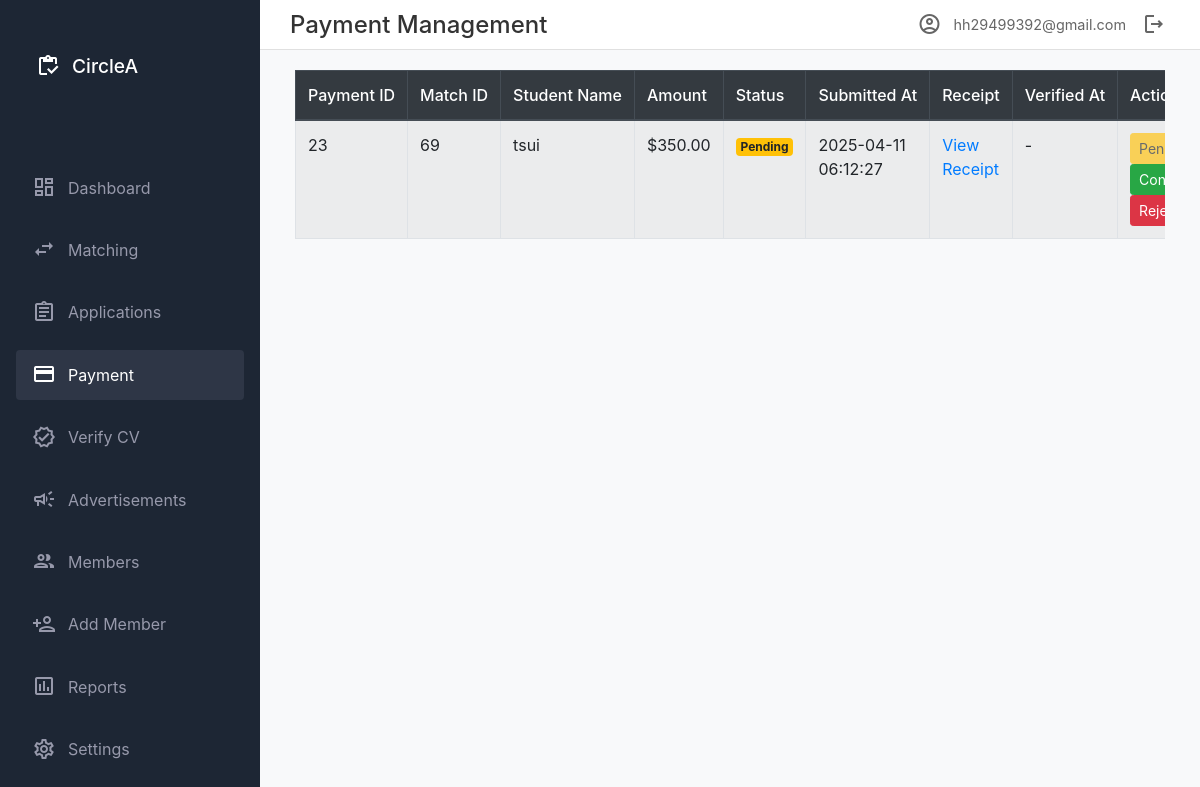
The app's page /admin_dashboard/payment.php (signed in) with its own data.
### tables this page shows
CREATE TABLE `payment` (
  `payment_id` int(10) NOT NULL,
  `match_id` int(10) NOT NULL,
  `student_id` int(10) NOT NULL,
  `amount` int(10) NOT NULL,
  `status` enum('not_submitted','pending','confirmed','rejected') NOT NULL DEFAULT 'not_submitted',
  `receipt_path` longtext DEFAULT NULL,
  `submitted_at` timestamp NULL DEFAULT NULL,
  `verified_at` timestamp NULL DEFAULT NULL
);

CREATE TABLE `member` (
  `member_id` int(10) NOT NULL,
  `isAdmin` varchar(1) NOT NULL,
  `status` varchar(1) NOT NULL,
  `email` varchar(50) NOT NULL,
  `phone` varchar(10) NOT NULL,
  `password` varchar(255) NOT NULL,
  `username` varchar(255) NOT NULL
);

### admin_dashboard/payment.php (the view, shortened to what this page needs)
<!DOCTYPE html>
<html lang="en">
<head>
  <link rel="stylesheet" href="https://stackpath.bootstrapcdn.com/bootstrap/4.5.2/css/bootstrap.min.css">
  <link rel="stylesheet" href="css/styles.css">
  <link rel="stylesheet" href="css/sidebar.css">
  <link rel="stylesheet" href="css/header.css">
</head>
<body>
  <div class="grid-container">
    <?php
    include 'includes/header.php';
    ?>
    <?php include 'includes/sidebar.php'; ?>
    <main class="main-container">
      <div class="container-fluid">
        <?php
        include 'includes/db_connect.php';
        $sql_payments = "SELECT p.payment_id, p.match_id, m.username as student_name, p.amount, p.status, p.receipt_path, p.submitted_at, p.verified_at
                         FROM payment p
                         JOIN member m ON p.student_id = m.member_id
                         ORDER BY p.submitted_at DESC, p.payment_id DESC";
        $result_payments = $conn->query($sql_payments);
        ?>
        <div class="table-responsive">
          <table class="table table-striped table-bordered">
            <thead class="thead-dark">
              <tr>
                <th>Payment ID</th>
                <th>Match ID</th>
                <th>Student Name</th>
                <th>Amount</th>
                <th>Status</th>
                <th>Submitted At</th>
                <th>Receipt</th>
                <th>Verified At</th>
                <th>Actions</th>
              </tr>
            </thead>
            <tbody>
              <?php
              if ($result_payments && $result_payments->num_rows > 0) {
                  while ($row = $result_payments->fetch_assoc()) {
                      echo "<tr>";
                      echo "<td>" . htmlspecialchars($row['payment_id']) . "</td>";
                      echo "<td>" . htmlspecialchars($row['match_id']) . "</td>";
                      echo "<td>" . htmlspecialchars($row['student_name']) . "</td>";
                      echo "<td>$" . htmlspecialchars(number_format($row['amount'], 2)) . "</td>";
                      echo "<td>";
                      $status_class = '';
                      switch ($row['status']) {
                          case 'pending': $status_class = 'badge badge-warning'; break;
                      }
                      echo "<span class='" . $status_class . "'>" . ucfirst(htmlspecialchars($row['status'])) . "</span>";
                      echo "</td>";
                      echo "<td>" . ($row['submitted_at'] ? htmlspecialchars($row['submitted_at']) : '-') . "</td>";
                      echo "<td>";
                      if ($row['receipt_path']) {
                          echo "<a href='/FYP/" . htmlspecialchars($row['receipt_path']) . "' target='_blank'>View Receipt</a>";
                      } else {
                          echo "-";
                      }
                      echo "</td>";
                      echo "<td>" . ($row['verified_at'] ? htmlspecialchars($row['verified_at']) : '-') . "</td>";
                      echo "<td>";
                      echo "<form action='update_payment_status.php' method='post' style='display: inline-block; margin-right: 3px;'>";
                      echo "<button type='submit' class='btn btn-warning btn-sm'" . ($row['status'] == 'pending' ? ' disabled' : '') . ">Pending</button>";
                      echo "</form>";
                      echo "<form action='update_payment_status.php' method='post' style='display: inline-block; margin-right: 3px;'>";
                      echo "<button type='submit' class='btn btn-success btn-sm'" . ($row['status'] == 'confirmed' ? ' disabled' : '') . ">Confirm</button>";
                      echo "</form>";
                      echo "<form action='update_payment_status.php' method='post' style='display: inline-block;'>";
                      echo "<button type='submit' class='btn btn-danger btn-sm'" . ($row['status'] == 'rejected' ? ' disabled' : '') . ">Reject</button>";
                      echo "</form>";
                      echo "</td>";
                      echo "</tr>";
                  }
              } else {
                  echo "<tr><td colspan='9' class='text-center'>No payment records found.</td></tr>";
              }
              ?>
            </tbody>
          </table>
        </div>
      </div>
    </main>
  </div>
</body>
</html>

### admin_dashboard/css/styles.css (style rules this page uses)
body { margin: 0; padding: 0; box-sizing: border-box; background-color: #e6e8ed; color: #666666; }
.grid-container { display: grid; grid-template-columns: 260px 1fr; grid-template-rows: 50px 1fr; grid-template-areas: "sidebar header" "sidebar main"; height: 100vh; min-height: 100vh; overflow: hidden; }
.main-container { grid-area: main; overflow-y: auto; padding: 20px; background-color: #f8f9fa; }
table { width: 100%; border-collapse: collapse; margin-top: 20px; }
th, td { padding: 12px; text-align: left; border: 1px solid #ddd; }
th { background-color: #007bff; color: white; font-weight: 600; }
table { width: 100%; border-collapse: collapse; margin: 0; }
th { background-color: #007bff; color: white; font-weight: 500; padding: 12px 16px; white-space: nowrap; }
td { padding: 12px 16px; border-bottom: 1px solid #eee; vertical-align: middle; }

### records on screen
payment: payment_id "23", match "69", student.username "tsui", amount "350.00", status "Pending", submitted_at "2025-04-11 06:12:27"

### other values on screen
$_SESSION['email'] "hh29499392@gmail.com"
